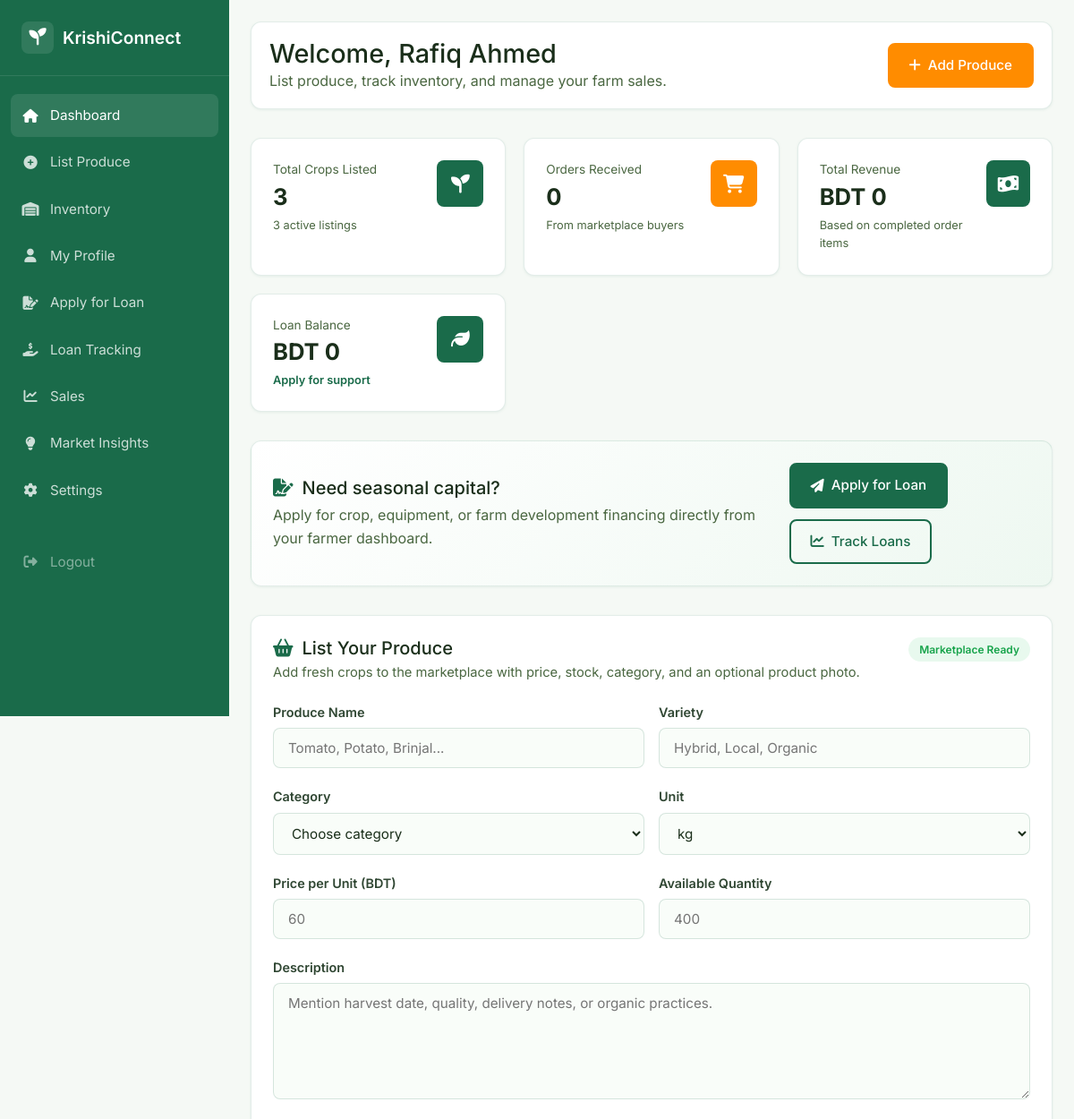
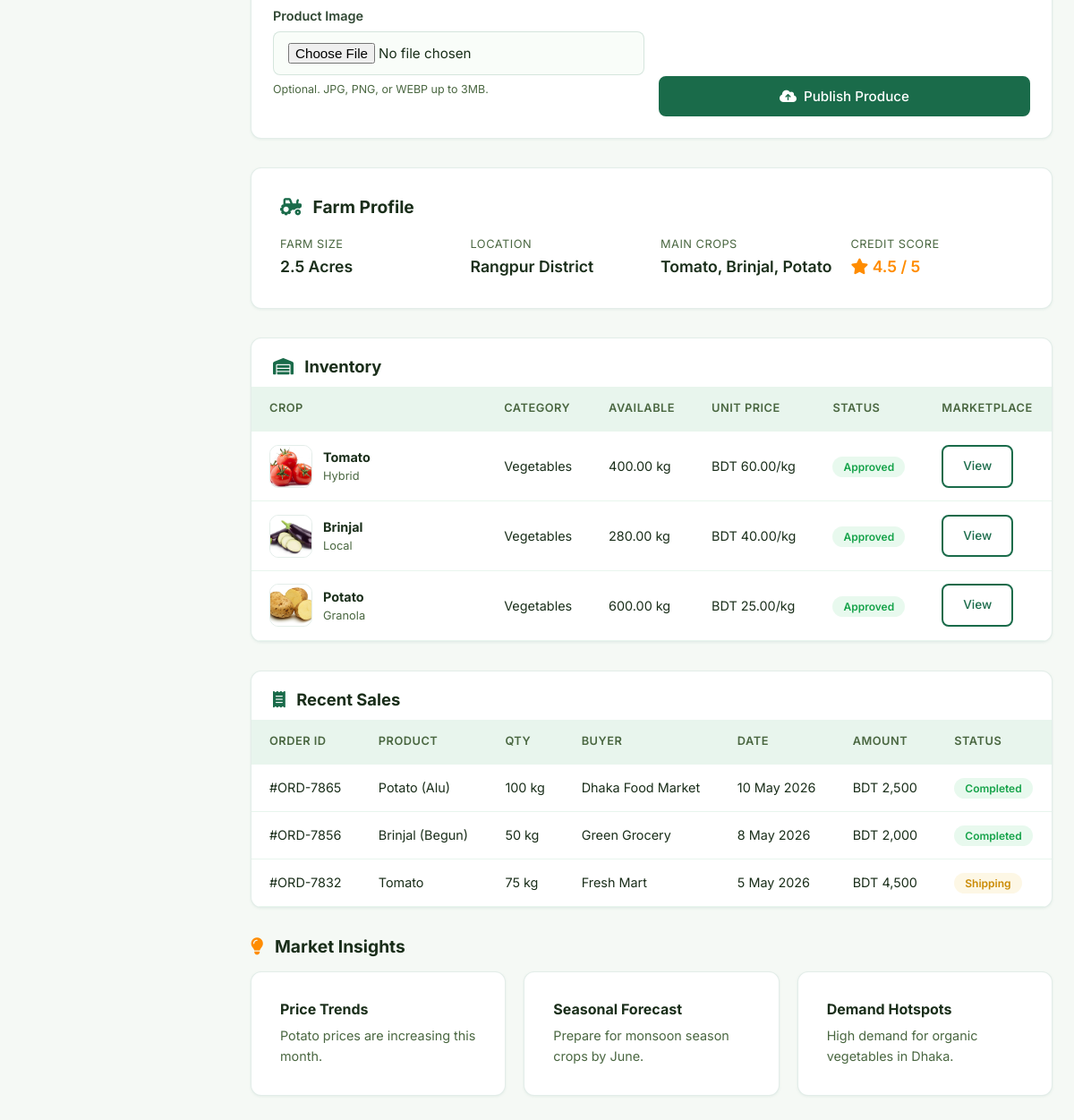
The app's page /pages/dashboard.php (signed in) with its own data (2 pictures, top to bottom).
### tables this page shows
CREATE TABLE users (
    id INT AUTO_INCREMENT PRIMARY KEY,
    full_name VARCHAR(120) NOT NULL,
    email VARCHAR(160) NOT NULL UNIQUE,
    phone VARCHAR(40) DEFAULT NULL,
    role ENUM('farmer','buyer','finance','admin') NOT NULL DEFAULT 'farmer',
    password_hash VARCHAR(255) NOT NULL,
    admin_pin_hash VARCHAR(255) DEFAULT NULL,
    status ENUM('active','pending','suspended') NOT NULL DEFAULT 'active',
    created_at TIMESTAMP DEFAULT CURRENT_TIMESTAMP,
    updated_at TIMESTAMP DEFAULT CURRENT_TIMESTAMP ON UPDATE CURRENT_TIMESTAMP
);

CREATE TABLE products (
    id INT AUTO_INCREMENT PRIMARY KEY,
    farmer_id INT NOT NULL,
    category_id INT NOT NULL,
    name VARCHAR(120) NOT NULL,
    variety VARCHAR(120),
    description TEXT,
    price DECIMAL(10,2) NOT NULL,
    unit VARCHAR(20) NOT NULL DEFAULT 'kg',
    quantity_available DECIMAL(10,2) NOT NULL DEFAULT 0,
    rating DECIMAL(3,2) DEFAULT 0,
    product_status ENUM('pending','approved','rejected') NOT NULL DEFAULT 'pending',
    status ENUM('active','inactive','sold_out') NOT NULL DEFAULT 'active',
    created_at TIMESTAMP DEFAULT CURRENT_TIMESTAMP,
    FOREIGN KEY (farmer_id) REFERENCES users(id) ON DELETE CASCADE,
    FOREIGN KEY (category_id) REFERENCES categories(id) ON DELETE RESTRICT
);

CREATE TABLE categories (
    id INT AUTO_INCREMENT PRIMARY KEY,
    name VARCHAR(80) NOT NULL,
    slug VARCHAR(80) NOT NULL UNIQUE
);

### pages/dashboard.php (the view, shortened to what the rows shown need)
<?php
require_once __DIR__ . '/../app/includes/auth.php';
require_once __DIR__ . '/../app/includes/helpers.php';
require_once __DIR__ . '/../app/includes/db.php';
$user = current_user();
$pdo = db();
$name = $user['full_name'] ?? 'Farmer';
$productStmt = $pdo->prepare(
    'SELECT p.*, c.name AS category_name,
        (SELECT image_path FROM product_images WHERE product_id = p.id AND is_primary = 1 LIMIT 1) AS image_path
     FROM products p
     JOIN categories c ON c.id = p.category_id
     WHERE p.farmer_id = ?
     ORDER BY p.created_at DESC'
);
$productStmt->execute([$user['id']]);
$products = $productStmt->fetchAll();
?>
<!DOCTYPE html>
<html lang="en">
<head>
    <link rel="stylesheet" href="<?= asset_url('css/styles.css'); ?>">
    <link rel="stylesheet" href="https://cdnjs.cloudflare.com/ajax/libs/font-awesome/6.5.1/css/all.min.css">
</head>
<body>
<div class="dashboard-layout">
    <main class="main-content" id="dashboard">
        <div class="dash-header">
            <div>
                <h1>Welcome, <?= htmlspecialchars($name); ?></h1>
                <p>List produce, track inventory, and manage your farm sales.</p>
            </div>
        </div>
        <section class="card dashboard-section farmer-loan-cta" id="loan-support">
            <div>
                <h2><i class="fas fa-file-signature"></i> Need seasonal capital?</h2>
            </div>
        </section>
        <section class="card dashboard-section produce-panel" id="list-produce">
            <div class="panel-heading">
                <div>
                    <h2><i class="fas fa-basket-shopping"></i> List Your Produce</h2>
                </div>
            </div>
        </section>
        <div class="card dashboard-section" id="profile" style="margin-bottom:2rem">
            <h2 style="font-size:1.2rem;margin-bottom:1.25rem"><i class="fas fa-tractor" style="color:var(--emerald);margin-right:8px"></i> Farm Profile</h2>
        </div>
        <div class="table-wrap dashboard-section" id="inventory">
            <h2><i class="fas fa-warehouse" style="color:var(--emerald);margin-right:8px"></i> Inventory</h2>
            <table>
                <thead><tr><th>Crop</th><th>Category</th><th>Available</th><th>Unit Price</th><th>Status</th><th>Marketplace</th></tr></thead>
                <tbody>
                    <?php foreach ($products as $product): ?>
                        <tr>
                            <td>
                                <div class="inventory-product">
                                    <img src="<?= asset_url($product['image_path'] ?: 'images/vegetables/tomato.jpg'); ?>" alt="<?= htmlspecialchars($product['name']); ?>">
                                    <div>
                                        <strong><?= htmlspecialchars($product['name']); ?></strong>
                                        <span><?= htmlspecialchars($product['variety'] ?: 'Standard'); ?></span>
                                    </div>
                                </div>
                            </td>
                            <td><?= htmlspecialchars($product['category_name']); ?></td>
                            <td><?= number_format((float)$product['quantity_available'], 2); ?> <?= htmlspecialchars($product['unit']); ?></td>
                            <td>BDT <?= number_format((float)$product['price'], 2); ?>/<?= htmlspecialchars($product['unit']); ?></td>
                            <td><span class="badge-status <?= $product['product_status'] === 'approved' ? 'badge-success' : 'badge-warning'; ?>"><?= htmlspecialchars(ucwords(str_replace('_', ' ', $product['product_status']))); ?></span></td>
                            <td><a href="<?= url('pages/product.php?id=' . (int)$product['id']); ?>" class="btn btn-outline btn-sm">View</a></td>
                        </tr>
                    <?php endforeach; ?>
                </tbody>
            </table>
        </div>
        <div class="table-wrap dashboard-section" id="sales">
            <h2><i class="fas fa-receipt" style="color:var(--emerald);margin-right:8px"></i> Recent Sales</h2>
            <table>
                <thead><tr><th>Order ID</th><th>Product</th><th>Qty</th><th>Buyer</th><th>Date</th><th>Amount</th><th>Status</th></tr></thead>
            </table>
        </div>
        <h2 class="dashboard-section" id="market-insights" style="font-size:1.2rem;margin:1.5rem 0 1rem"><i class="fas fa-lightbulb" style="color:var(--gold);margin-right:8px"></i> Market Insights</h2>
    </main>
</div>
</body>
</html>

### records on screen
users: full_name "Rafiq Ahmed"
products: shows a picture, name "Tomato", variety "Hybrid", category.name "Vegetables", quantity_available "400.00", unit "kg", price "60.00", product_status "Approved"
products: shows a picture, name "Brinjal", variety "Local", category.name "Vegetables", quantity_available "280.00", unit "kg", price "40.00", product_status "Approved"
products: shows a picture, name "Potato", variety "Granola", category.name "Vegetables", quantity_available "600.00", unit "kg", price "25.00", product_status "Approved"

### other values on screen
$totalListed "3"
$activeListings "3"
$orderStats['order_count'] "0"
$orderStats['revenue'] "0"
$loanBalance "0"
implode(', ', array_slice(array_column($products, 'name'), 0, 3)) "Tomato, Brinjal, Potato"
